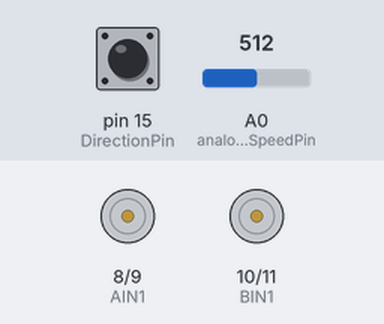
This sketch was run on a simulated Arduino Uno, built with avr-gcc and run on an emulated ATmega328P. On the bench: motor-driver pin pairs drawn as motors (green arrow = first pin HIGH = forward, orange = second pin HIGH = backward, longer = more drive, scaled by the enable pin). Inputs (shaded band) come from the test bench; at power-on: A0 (analogInSpeedPin) = 512, pin 15 (DirectionPin) HIGH.

Above: at 1.2 s.
1.3 s: A0 (analogInSpeedPin) set to 528
At 2.5 s:
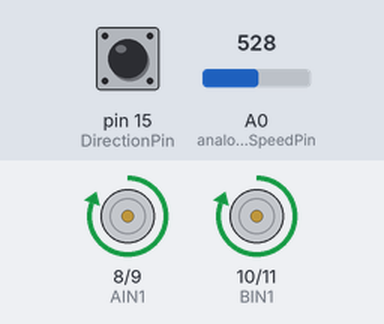
2.8 s: pin 15 (DirectionPin) pulled LOW for 0.15 s
At 2.87 s:
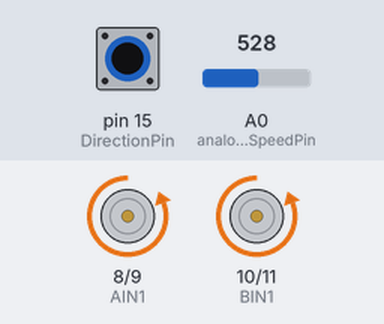
4.4 s: pin 15 (DirectionPin) pulled LOW for 3.2 s
At 8.5 s:
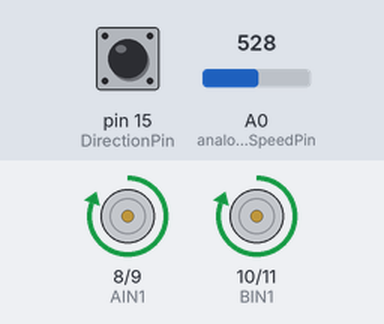
9.1 s: A0 (analogInSpeedPin) set to 511
At 9.6 s:
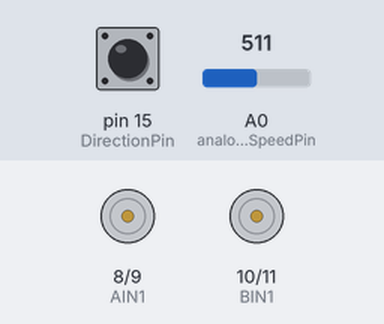
10.6 s: pin 15 (DirectionPin) pulled LOW for 1 s
Timing chart, 0 to 13.6 s (numbered marks = the images above; inputs shaded):
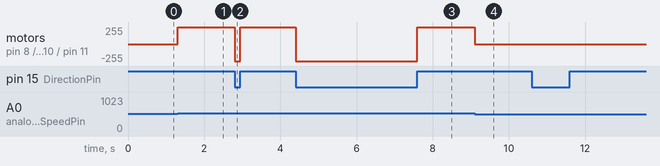

Measured:
- the behaviour switches between 513 and 514 on A0 (analogInSpeedPin) (found by bisection; images 0 and 1)
- after the input at 1.3 s, motor on pin 8 (AIN1) / pin 9 (AIN2), motor on pin 10 (BIN1) / pin 11 (BIN2): stopped → forward 255/255 at once
- after the input at 2.8 s, motor on pin 8 (AIN1) / pin 9 (AIN2), motor on pin 10 (BIN1) / pin 11 (BIN2): forward 255/255 → backward 255/255 at once, → forward 255/255 0.15 s later
- after the input at 4.4 s, motor on pin 8 (AIN1) / pin 9 (AIN2), motor on pin 10 (BIN1) / pin 11 (BIN2): forward 255/255 → backward 255/255 at once, → forward 255/255 3.2 s later
- after the input at 9.1 s, motor on pin 8 (AIN1) / pin 9 (AIN2), motor on pin 10 (BIN1) / pin 11 (BIN2): forward 255/255 → stopped at once

The sketch:

NewDCM.ino
```cpp
//Motor A
int PWMA = 16; //Speed control
int AIN1 = 8; //Direction1
int AIN2 = 9; //Direction2

//Motor B
int PWMB = 18; //Speed control
int BIN1 = 10; //Direction1
int BIN2 = 11; //Direction2

//motor control
const int analogInSpeedPin = A0;  //Speed Input
const int DirectionPin = 15;      //Direction Input
int sensorValue = 0;              // value read from the pot
int SpeedValue = 0;               // speed scale change

void setup(){
  pinMode(PWMA, OUTPUT);
  pinMode(AIN1, OUTPUT);
  pinMode(AIN2, OUTPUT);
  pinMode(PWMB, OUTPUT);
  pinMode(BIN1, OUTPUT);
  pinMode(BIN2, OUTPUT);
  pinMode(DirectionPin, INPUT_PULLUP);
}

void loop()
{
  sensorValue = analogRead(analogInSpeedPin);
  SpeedValue = map(sensorValue, 0, 1023, 0, 255);

  if (digitalRead(DirectionPin) == LOW) {
    move(1, SpeedValue, 0); //motor A, speed, CCW
    move(2, SpeedValue, 0); //motor B, speed, CCW
  }
  else {
    move(1, SpeedValue, 1); //motor A, speed, CW
    move(2, SpeedValue, 1); //motor B, speed, CW
  }
}


void move(int motor, int speed, int direction)
{
  boolean inPin1 = LOW;
  boolean inPin2 = HIGH;

  if(direction == 1){
    inPin1 = HIGH;
    inPin2 = LOW;
  }

  if(motor == 1){
    digitalWrite(AIN1, inPin1);
    digitalWrite(AIN2, inPin2);
    analogWrite(PWMA, speed);
  }
  else{
    digitalWrite(BIN1, inPin1);
    digitalWrite(BIN2, inPin2);
    analogWrite(PWMB, speed);
  }
}
```
